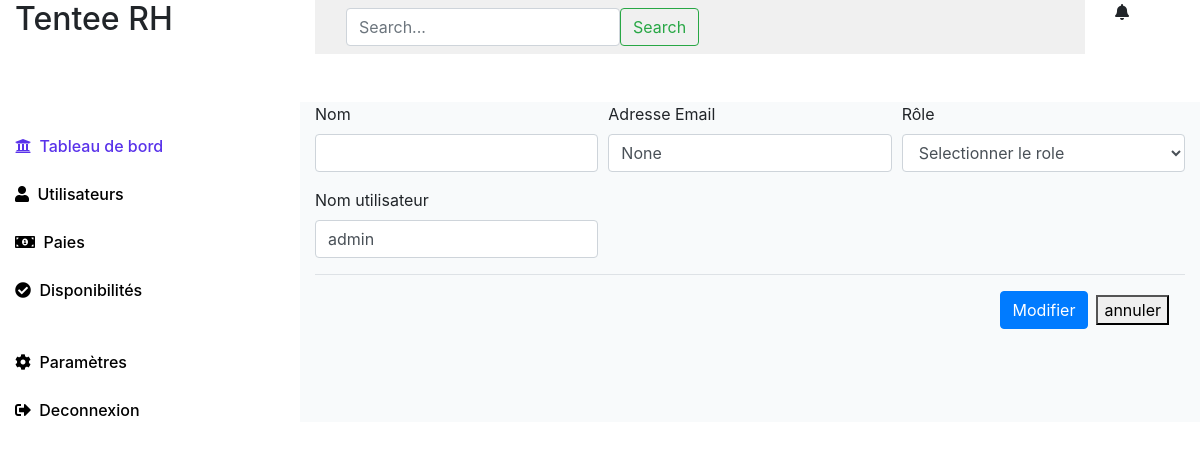
The app's page /edit/1/, older data.
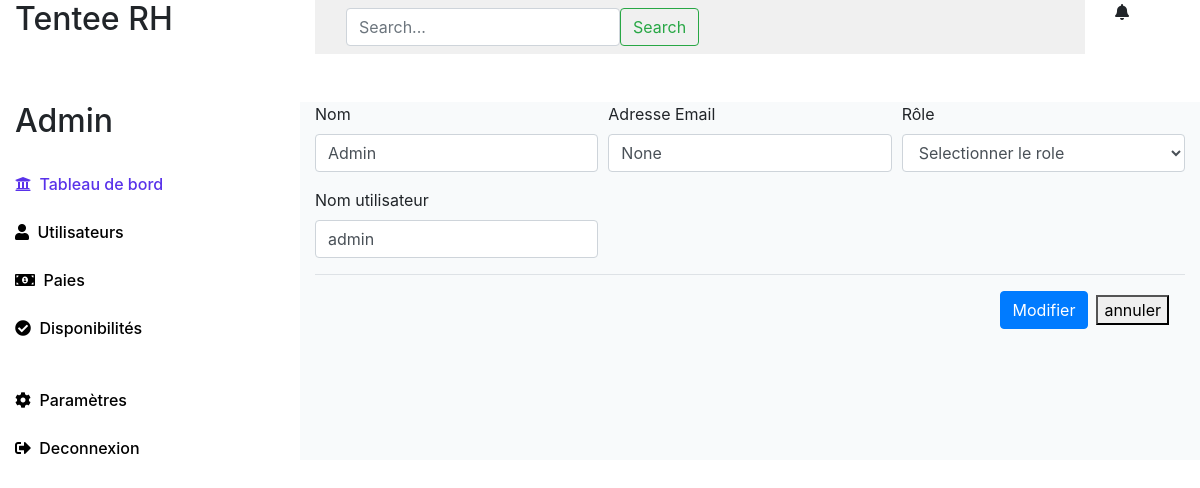
The same page, newer data.
### customuser/models.py (models this page shows, shortened)
class CustomUser(AbstractUser):
    username = models.CharField(_("User name"),  max_length=255, unique=True)
    position = models.CharField(max_length=100,default='')
    date_of_hire = models.DateField(null=True, blank=True)
    salary = models.DecimalField(max_digits=10, decimal_places=2, null=True, blank=True)
    address = models.TextField(null=True, blank=True)
    phone_number = models.CharField(max_length=15, blank=True, null=True)
    email = models.EmailField(blank=True, null=True)
    department = models.CharField(max_length=100,default='')
    ROLES = (
        (1, 'Développeur'),
        (2, 'Gestionnaire RH'),
        (3, 'Formateur'),
        (4, 'Chef des projets'),
        (5, 'Apprenant'),
    )
    role = models.PositiveIntegerField(default=None, null=True, blank=True, choices=ROLES)
    USERNAME_FIELD = "username"
    REQUIRED_FIELDS = []
    objects = CustomUserManager()

### authentification/views.py (the view, shortened to what this page needs)
# urls.py: path("edit/<int:id>/", views.edit, name = "authentification.edit"),
def edit(request, id):
    user = CustomUser.objects.get(id=id)
    return render(request, "authentification/edit.html", {'user': user})

### authentification/templates/authentification/edit.html (shortened to what this page needs)
{% extends 'base_dashboard.html'%}
{% block content %}
<form method="post" action="{% url 'authentification.edit' user.id %}" >
    <div class="form-row">
        <div class="form-group col-md-4">
            <label for="nom">Nom</label>
            <input type="text" class="form-control" name="first_name"  value="{{ user.first_name }}" required>
        </div>
        <div class="form-group col-md-4">
            <label for="email">Adresse Email</label>
            <input type="email" class="form-control" name="email" value="{{ user.email }}" required>
        </div>
        <div class="form-group col-md-4">
            <label for="inputState">Rôle </label>
            <select id="inputState" class="form-control" name="role">
                <option selected>Selectionner le role</option>
            </select>
        </div>
    </div>
    <div class="form-row">
        <div class="form-group col-md-4">
            <label for="nom">Nom utilisateur</label>
            <input type="text" class="form-control" name="username"   value="{{ user.username }}" required>
        </div>
    </div>
    <div class="modal-footer">
        <button type="submit" class="btn btn-primary">Modifier</button>
        <button type="submit" >annuler</button>
    </div>
    </form>
{% endblock %}

### authentification/templates/base_dashboard.html (shortened to what the changed rows need)
{% load static %}
<!DOCTYPE html>
<html lang="en">
<head>
    <link rel="stylesheet" href="https://use.fontawesome.com/releases/v5.2.0/css/all.css">
    <link rel="stylesheet" href="https://stackpath.bootstrapcdn.com/bootstrap/4.5.2/css/bootstrap.min.css">
    <link href="{% static 'authentification/css/dashboard.css' %}" rel="stylesheet" type="text/css">
</head>
<body>
    <div class="container-fluid">
        <div class="row">
            <div class="col-md-3">
            <h2>Tentee RH</h2>
            </div>
        </div>
        <br>
        <br>
        <div class="row">
            <div class="col-md-3">
                <div class="row" >
                    <div class="col">
                        <h2>{{ user.first_name }}</h2>
                    </div>
                </div>
                <br>
                <br>
                {% if user.role == 2  or user.is_superuser %}
                    <br>
                    <br>
                    <br>
                {% endif %}
                <br>
                {% if user.is_authenticated %}
                    <br>
                {% endif %}
            </div>
            <div class="col-md-9 bg-dashboard">
                {% block content %}
                {% endblock %}
            </div>
        </div>
    </div>
</body>
</html>

Row changes from the older to the newer data that the page shows:
changed CustomUser "None": first_name (not shown) → "Admin"
